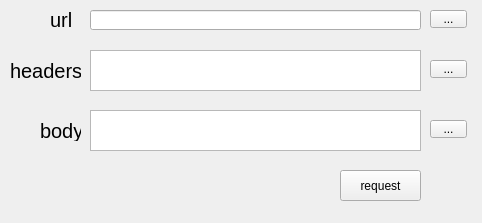
<?xml version="1.0" encoding="UTF-8"?>
<ui version="4.0">
 <class>Form</class>
 <widget class="QWidget" name="Form">
  <property name="geometry">
   <rect>
    <x>0</x>
    <y>0</y>
    <width>482</width>
    <height>223</height>
   </rect>
  </property>
  <property name="windowTitle">
   <string>Form</string>
  </property>
  <widget class="QLabel" name="label">
   <property name="geometry">
    <rect>
     <x>50</x>
     <y>10</y>
     <width>31</width>
     <height>20</height>
    </rect>
   </property>
   <property name="font">
    <font>
     <pointsize>15</pointsize>
    </font>
   </property>
   <property name="text">
    <string>url</string>
   </property>
  </widget>
  <widget class="QLabel" name="label_2">
   <property name="geometry">
    <rect>
     <x>10</x>
     <y>61</y>
     <width>71</width>
     <height>20</height>
    </rect>
   </property>
   <property name="font">
    <font>
     <pointsize>15</pointsize>
    </font>
   </property>
   <property name="text">
    <string>headers</string>
   </property>
  </widget>
  <widget class="QLabel" name="label_3">
   <property name="geometry">
    <rect>
     <x>40</x>
     <y>120</y>
     <width>41</width>
     <height>21</height>
    </rect>
   </property>
   <property name="font">
    <font>
     <pointsize>15</pointsize>
    </font>
   </property>
   <property name="text">
    <string>body</string>
   </property>
  </widget>
  <widget class="QLineEdit" name="lineEdit">
   <property name="geometry">
    <rect>
     <x>90</x>
     <y>10</y>
     <width>331</width>
     <height>20</height>
    </rect>
   </property>
  </widget>
  <widget class="QTextEdit" name="textEdit">
   <property name="geometry">
    <rect>
     <x>90</x>
     <y>50</y>
     <width>331</width>
     <height>41</height>
    </rect>
   </property>
  </widget>
  <widget class="QTextEdit" name="textEdit_2">
   <property name="geometry">
    <rect>
     <x>90</x>
     <y>110</y>
     <width>331</width>
     <height>41</height>
    </rect>
   </property>
  </widget>
  <widget class="QPushButton" name="pushButton">
   <property name="geometry">
    <rect>
     <x>340</x>
     <y>170</y>
     <width>81</width>
     <height>31</height>
    </rect>
   </property>
   <property name="text">
    <string>request</string>
   </property>
  </widget>
  <widget class="QToolButton" name="toolButton">
   <property name="geometry">
    <rect>
     <x>430</x>
     <y>10</y>
     <width>37</width>
     <height>18</height>
    </rect>
   </property>
   <property name="text">
    <string>...</string>
   </property>
  </widget>
  <widget class="QToolButton" name="toolButton_2">
   <property name="geometry">
    <rect>
     <x>430</x>
     <y>60</y>
     <width>37</width>
     <height>18</height>
    </rect>
   </property>
   <property name="text">
    <string>...</string>
   </property>
  </widget>
  <widget class="QToolButton" name="toolButton_3">
   <property name="geometry">
    <rect>
     <x>430</x>
     <y>120</y>
     <width>37</width>
     <height>18</height>
    </rect>
   </property>
   <property name="text">
    <string>...</string>
   </property>
  </widget>
 </widget>
 <resources/>
 <connections>
  <connection>
   <sender>toolButton</sender>
   <signal>clicked()</signal>
   <receiver>Form</receiver>
   <slot>get_url_parameters()</slot>
   <hints>
    <hint type="sourcelabel">
     <x>445</x>
     <y>16</y>
    </hint>
    <hint type="destinationlabel">
     <x>443</x>
     <y>29</y>
    </hint>
   </hints>
  </connection>
  <connection>
   <sender>toolButton_2</sender>
   <signal>clicked()</signal>
   <receiver>Form</receiver>
   <slot>get_headers_parameters()</slot>
   <hints>
    <hint type="sourcelabel">
     <x>448</x>
     <y>71</y>
    </hint>
    <hint type="destinationlabel">
     <x>446</x>
     <y>85</y>
    </hint>
   </hints>
  </connection>
  <connection>
   <sender>toolButton_3</sender>
   <signal>clicked()</signal>
   <receiver>Form</receiver>
   <slot>get_body_parameters()</slot>
   <hints>
    <hint type="sourcelabel">
     <x>451</x>
     <y>130</y>
    </hint>
    <hint type="destinationlabel">
     <x>447</x>
     <y>158</y>
    </hint>
   </hints>
  </connection>
  <connection>
   <sender>pushButton</sender>
   <signal>clicked()</signal>
   <receiver>Form</receiver>
   <slot>request()</slot>
   <hints>
    <hint type="sourcelabel">
     <x>365</x>
     <y>186</y>
    </hint>
    <hint type="destinationlabel">
     <x>283</x>
     <y>180</y>
    </hint>
   </hints>
  </connection>
 </connections>
 <slots>
  <slot>get_url_parameters()</slot>
  <slot>get_headers_parameters()</slot>
  <slot>get_body_parameters()</slot>
  <slot>request()</slot>
 </slots>
</ui>
